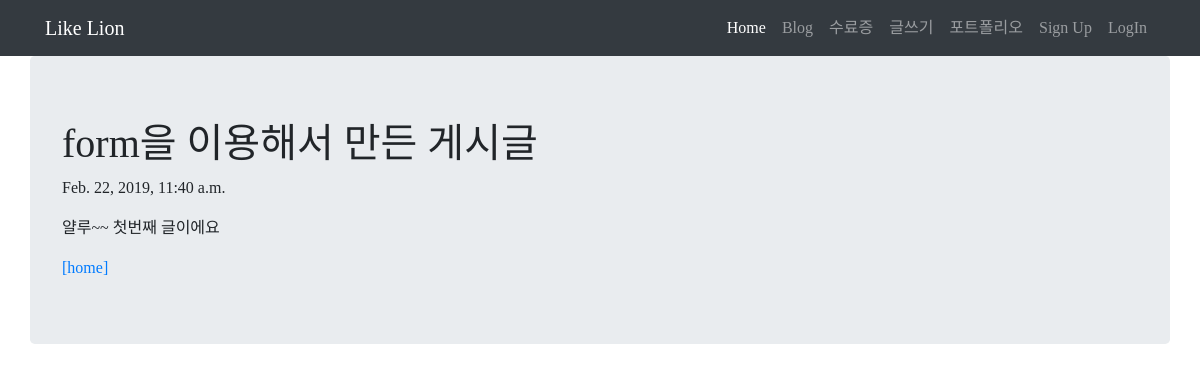
Screenshot of /blog/12/ with the database file from the repository.
### blog/models.py (models this page shows, shortened)
class Blog(models.Model):
    title=models.CharField(max_length=200)
    pub_date = models.DateTimeField('date published')
    body = models.TextField()

### blog/views.py (the view)
# urls.py: path('<int:blog_id>/', views.detail, name='detail'),
def detail(request, blog_id):
    blog_detail = get_object_or_404(Blog, pk=blog_id)
    return render(request, 'detail.html',{'blog':blog_detail})

### blog/templates/detail.html
  {% extends 'base.html' %}
  {% block contents %}
    <body>
         <div class="container jumbotron">
            <h1>{{ blog.title }}</h1>
            <p>{{ blog.pub_date }}</p>
            <p>{{ blog.body }}</p>
            <a href="{% url 'home' %}">[home]</a>
         </div>
    </body>
    {% endblock %}

### blog/templates/base.html (style rules this page uses)
* { font-family: 'S-CoreDream-3Light' }

### rows the page displays
Blog: title "form을 이용해서 만든 게시글", pub_date "Feb. 22, 2019, 11:40 a.m.", body "얄루~~ 첫번째 글이에요"
